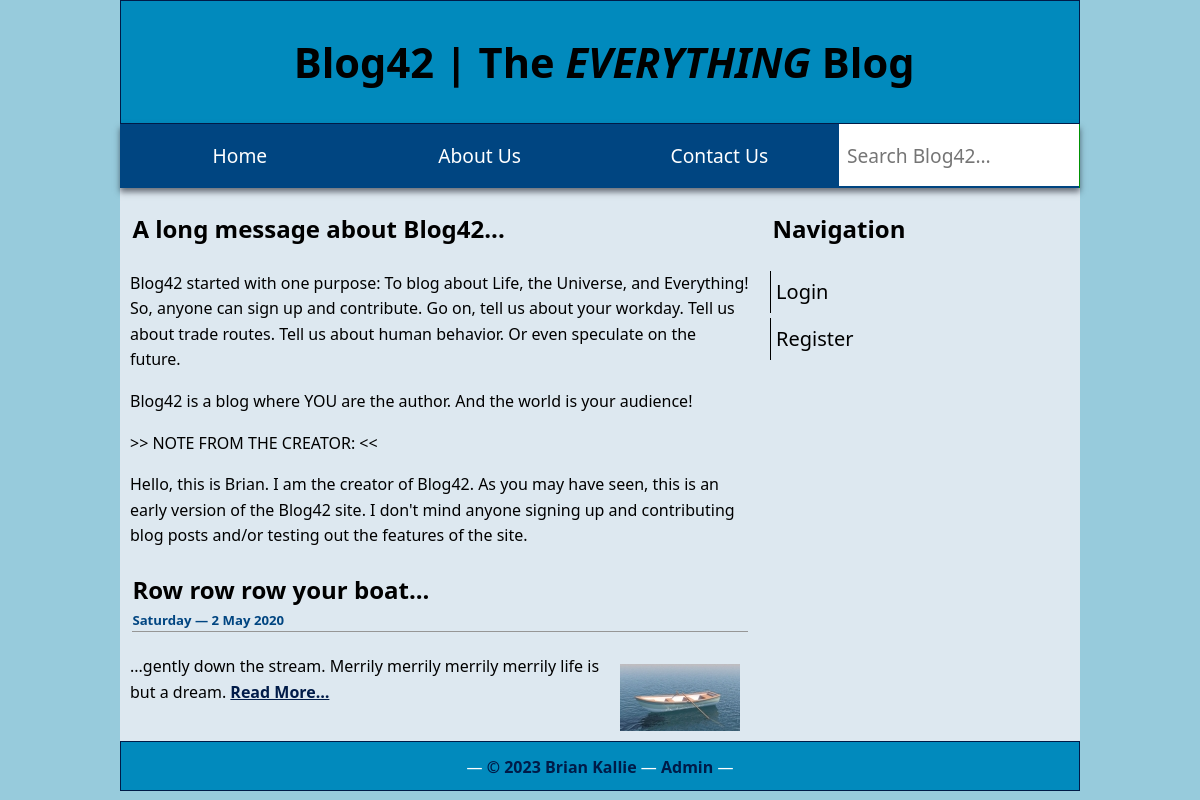
Page /about-us/index.php on the committed database.
### tables this page shows
CREATE TABLE `fp_about_us` (
  `about_us_id` int UNSIGNED NOT NULL,
  `about_us_title` varchar(255) NOT NULL,
  `about_us_article` text NOT NULL
);

CREATE TABLE `fp_blog` (
  `article_id` int UNSIGNED NOT NULL,
  `image_id` int UNSIGNED DEFAULT NULL,
  `title` varchar(255) NOT NULL,
  `article` text NOT NULL,
  `updated` timestamp NOT NULL DEFAULT CURRENT_TIMESTAMP ON UPDATE CURRENT_TIMESTAMP,
  `created` timestamp NOT NULL DEFAULT CURRENT_TIMESTAMP
);

CREATE TABLE `fp_images` (
  `image_id` int NOT NULL,
  `filename` text NOT NULL,
  `caption` text NOT NULL
);

### about-us/index.php (the view, shortened to what this page needs)
<?php
require_once('../includes/utility_funcs.php');
$conn = dbConnect('read');
$sql = 'SELECT * FROM fp_about_us WHERE about_us_id = 1';
$result = $conn->query($sql);
$row = $result->fetch_assoc();
$about_us_article = $row['about_us_article'];
$sql2 = 'SELECT *,
        DATE_FORMAT(created, "%W &mdash; %e %M %Y") AS created_date
        FROM fp_blog
        LEFT JOIN fp_images
        USING (image_id) ORDER BY RAND() LIMIT 1';
$result2 = $conn->query($sql2);
$rand_post = $result2->fetch_assoc();
include("../includes/header.php");
?>
<main>
  <section class="column two-thirds float-left">
    <h2><?php echo $row['about_us_title'] ?></h2>
    <?php echo convertToParas($about_us_article) ?>
    <?php
    $c_title = htmlentities($rand_post['title'], ENT_COMPAT, 'utf-8');
    $c_caption = htmlentities($rand_post['caption'], ENT_COMPAT, 'utf-8');
    ?>
    <h2>
      <?php echo $c_title; ?>
      <span><?php echo $rand_post['created_date']; ?></span>
    </h2>
    <p>
<?php
if ( ($rand_post['filename']) && (file_exists ($_SERVER['DOCUMENT_ROOT'] . '/images/thumbs/' . $rand_post['filename'])) ) {
echo "<img src=\"/images/thumbs/{$rand_post['filename']}\" alt=\"{$c_caption}\">";
}
?>
<?php
$extract = getFirst($rand_post['article'], 2);
echo htmlentities($extract[0], ENT_COMPAT, 'utf-8');
if ($extract[1]) {
echo '<a href="/detail.php?article_id=' .$rand_post['article_id']. '">Read More&hellip;</a>';
}
?>
</p>
</section>
<?php
include("../includes/sidebar-guest.php");
?>
</main>
<?php
include("../includes/footer.php");
?>

### includes/utility_funcs.php (shortened to what this page needs)
<?php
function convertToParas($text) {
    $text = trim($text);
    return '<p>' . preg_replace('/[\r\n]+/', "</p>\n<p>", $text) . "</p>\n";
}
function getFirst($text, $number=2) {
    $sentences = preg_split('/([.?!]["\']?\s)/', $text, $number+1, PREG_SPLIT_DELIM_CAPTURE);
    if (count($sentences) > $number * 2) {
        $remainder = array_pop($sentences);
    } else {
        $remainder = '';
    }
    $result = [];
    $result[0] = implode('', $sentences);
    $result[1] = $remainder;
    return $result;
}

### css/screen.css (style rules this page uses)
* { border: none; outline: none; }
*, *:before, *:after { -moz-box-sizing: border-box; -webkit-box-sizing: border-box; box-sizing: border-box; }
html { font-size: 62.5%; line-height: 1.6; font-family: Segoe, "Segoe UI", "DejaVu Sans", "Trebuchet MS", Verdana, "sans-serif"; }
body { font-size: 1.6em; background-color: #97cbdc; color: #000000; }
.column { margin-bottom: 1rem; padding: 0 0.25rem; }
img { max-width: 100%; }
img[src*="thumbs"] { float: right; margin-left: 10px; padding: 10px; }
h2, h3 { color: #000000; padding: 0.1em; }
main section h2 span { display: block; font-size: 0.55em; color: #004581; border-bottom: 1px solid #969696; }
a:link, a:visited { color: #001b48; font-weight: bold; }
@media (min-width: 768px) { .column { float: left; margin: 0; padding-left: 1rem; padding-right: 1rem; } }
@media (min-width: 768px) { .column.two-thirds { width: 66.66%; } }
@media (min-width: 768px) { .column.float-left { float: left; } }

### rows in the picture
fp_about_us: about_us_title "A long message about Blog42...", about_us_article "Blog42 started with one purpose: To blog about Life, the Universe, and Everything! So, anyone can sign up and contribute. Go on, tell us about your workday. Tell us about trade routes. Tell us about human behavior. Or even speculate on the future. Blog42 is a blog where YOU are the author. And the world is your audience! >> NOTE FROM THE CREATOR: << Hello, this is Brian. I am the creator of Blog42. As you may have seen, this is an early version of the Blog42 site. I don't mind anyone signing up and contributing blog posts and/or testing out the features of the site."
fp_blog: title "Row row row your boat...", image.filename (picture), article "...gently down the stream. Merrily merrily merrily merrily life is but a dream."

### other values in the picture
$rand_post['created_date'] "Saturday — 2 May 2020"
